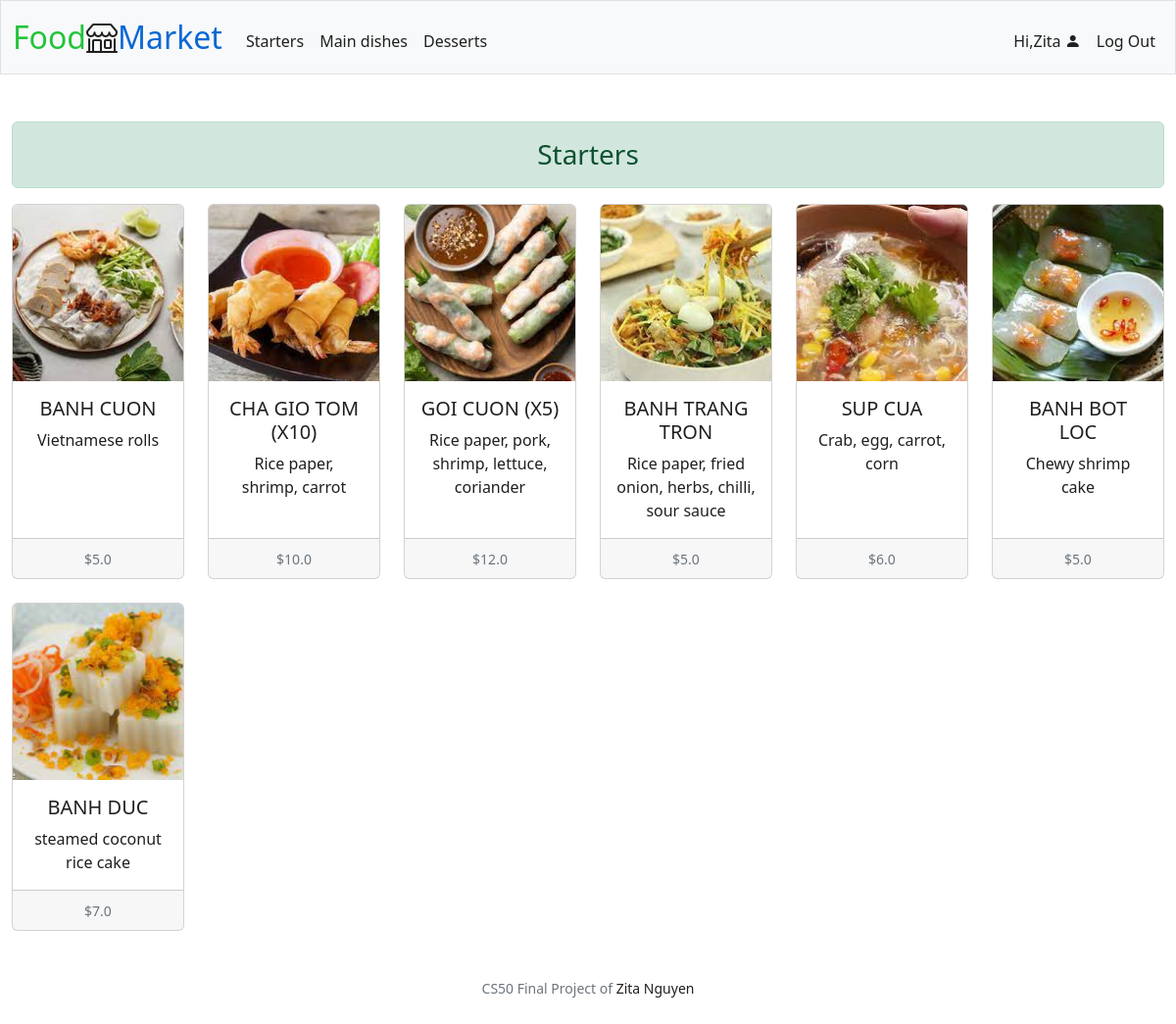
Screenshot of /starters (signed in) with the database file from the repository.
### tables this page shows
CREATE TABLE food (
id INTEGER PRIMARY KEY AUTOINCREMENT, 
category TEXT NOT NULL,
name TEXT NOT NULL,
photo BLOB NOT NULL,
description TEXT NOT NULL,
price REAL NOT NULL,
date DATETIME NOT NULL,
user_id INTEGER NOT NULL,
FOREIGN KEY (user_id) REFERENCES users (id)
);

### app.py (the view)
@app.route("/starters", methods=["GET"])
@login_required
def starters():
    starters = query_get_starters()
    return render_template("starters.html", starters=starters)

### app.py (called while the page is built)
@app.after_request
def after_request(response):
    response.headers["Cache-Control"] = "no-cache, no-store, must-revalidate"
    response.headers["Expires"] = 0
    response.headers["Pragma"] = "no-cache"
    return response

### helpers.py (called while the page is built)
def login_required(f):
    @wraps(f)
    def decorated_function(*args, **kwargs):
        if session.get("user_id") is None:
            return redirect("/login")
        return f(*args, **kwargs)
    return decorated_function

### queries.py (called while the page is built)
def query_get_starters():
    conn = sqlite3.connect("market.db")
    c = conn.cursor()
    c.execute("SELECT * FROM food WHERE category='Starter' ")
    starters = c.fetchall()
    return starters

### templates/starters.html (shortened to what this page needs)
{% extends "layout.html" %}
{% block main %}
<div class="alert alert-success text-center h3" role="alert">
  Starters
</div>
<div class="row row-cols-1 row-cols-lg-6 row-cols-md-3 g-4 text-center">
  {% if not starters %}
    <div class="col">
      <div class="card h-100">
        <img class="card-img-top" src="{{url_for('static', filename='photos/no_food.jpeg')}}" alt="No product">
        <div class="card-body">
          <p class="card-text">No starter.</p>
        </div>
      </div>
    </div>
  {% else %}
    {% for starter in starters %}
      <div class="col">
        <a href="/product/{{ starter[0] }}">
          <div class="card h-100">
            <img src="{{url_for('static', filename='photos/' + starter[3])}}" class="card-img-top" alt="{{ starter[2] }}">
            <div class="card-body">
              <h5 class="card-title">{{ starter[2] }}</h5>
              <p class="card-text">{{ starter[4] }}</p>
            </div>
            <div class="card-footer">
              <small class="text-muted">${{ starter[5] }}</small>
            </div>
          </div>
        </a>
      </div>
    {% endfor %}
  {% endif %}
</div>
{% endblock %}

### static/styles.css (style rules this page uses)
a:link, a:visited { text-decoration: none; color: rgba(7, 7, 7, 0.9); }
.card-img-top { width: 100%; height: 15vw; object-fit: cover; }
.card-title { text-transform: uppercase; }

### rows the page displays
food: photo (picture), name "BANH CUON", description "Vietnamese rolls", price "5.0"
food: photo (picture), name "CHA GIO TOM (X10)", description "Rice paper, shrimp, carrot", price "10.0"
food: photo (picture), name "GOI CUON (X5)", description "Rice paper, pork, shrimp, lettuce, coriander", price "12.0"
food: photo (picture), name "BANH TRANG TRON", description "Rice paper, fried onion, herbs, chilli, sour sauce", price "5.0"
food: photo (picture), name "SUP CUA", description "Crab, egg, carrot, corn", price "6.0"
food: photo (picture), name "BANH BOT LOC", description "Chewy shrimp cake", price "5.0"
food: photo (picture), name "BANH DUC", description "steamed coconut rice cake", price "7.0"

### other values shown
{{ session["user_name"].capitalize() }} "Zita"
